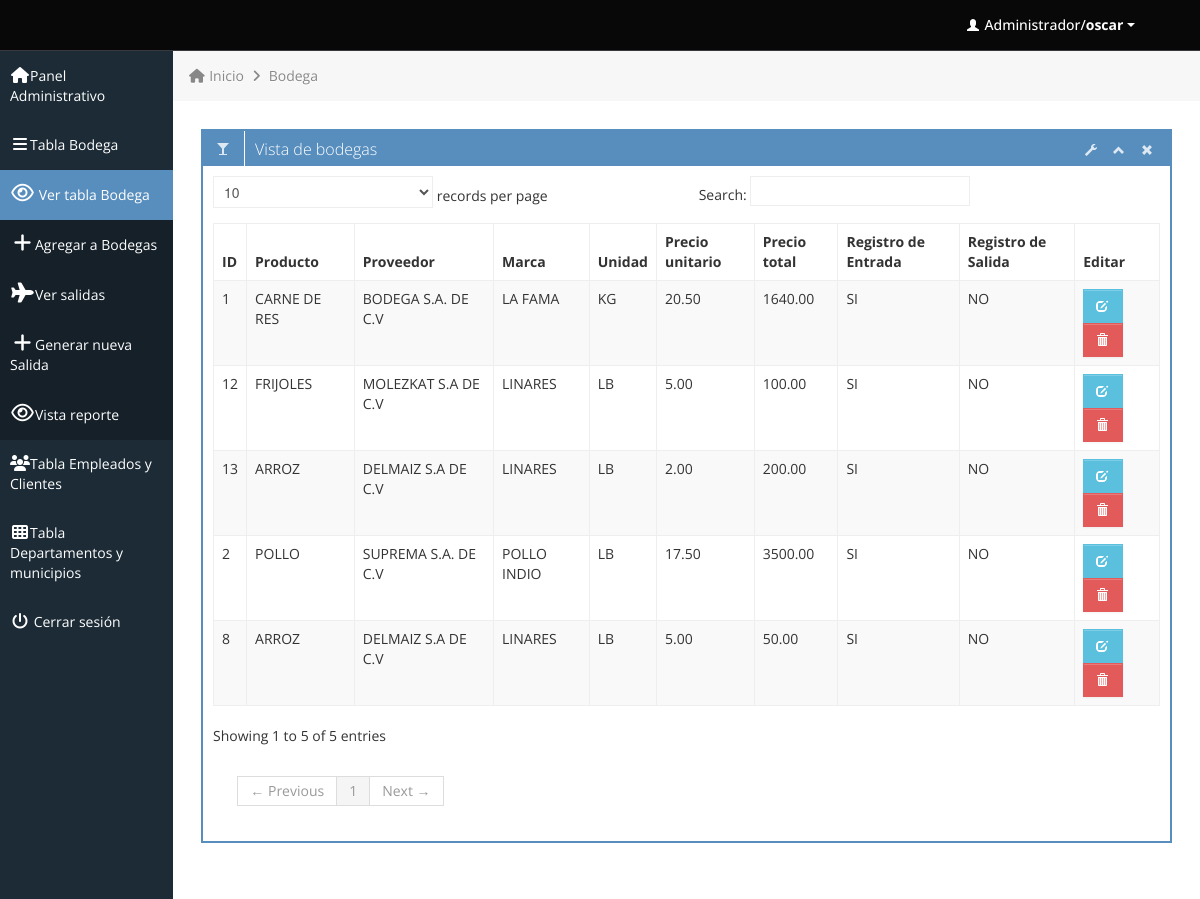
Page /users.php (signed in) on the committed database.
### tables this page shows
CREATE TABLE `bodegas` (
  `codigoBodega` int(11) NOT NULL,
  `idProducto` int(11) NOT NULL,
  `codigoProveedor` int(20) NOT NULL,
  `codigoMarca` int(20) NOT NULL,
  `unidad` varchar(45) DEFAULT NULL,
  `cantidad` int(11) DEFAULT NULL,
  `precioUnitario` decimal(10,2) DEFAULT NULL,
  `precioTotal` decimal(10,2) DEFAULT NULL,
  `Entrada` varchar(15) DEFAULT NULL,
  `Salida` varchar(15) DEFAULT NULL
);

CREATE TABLE `productos` (
  `idProducto` int(11) NOT NULL,
  `nombreProducto` varchar(30) NOT NULL,
  `descripcion` varchar(20) DEFAULT NULL,
  `codigoProveedor` int(11) DEFAULT NULL
);

CREATE TABLE `proveedores` (
  `codigoProveedor` int(11) NOT NULL,
  `nombre` varchar(30) DEFAULT NULL,
  `razonSocial` varchar(30) DEFAULT NULL,
  `direccion` varchar(50) DEFAULT NULL,
  `telefono` varchar(20) DEFAULT NULL,
  `email` varchar(50) DEFAULT NULL,
  `rfc` varchar(50) DEFAULT NULL,
  `codigoMarca` int(11) DEFAULT NULL
);

CREATE TABLE `marcas` (
  `codigoMarca` int(11) NOT NULL,
  `marca` varchar(20) DEFAULT NULL,
  `descripcion` varchar(20) DEFAULT NULL
);

### users.php (the view, shortened to what this page needs)
<div class="row-fluid sortable">
	<div class="box span12">
		<div class="box-header" data-original-title>
			<h2><i class="halflings-icon white "></i><span class="break"></span>Vista de bodegas</h2>
			<div class="box-icon">
				<a href="#" class="btn-setting"><i class="halflings-icon white wrench"></i></a>
				<a href="#" class="btn-minimize"><i class="halflings-icon white chevron-up"></i></a>
				<a href="#" class="btn-close"><i class="halflings-icon white remove"></i></a>
			</div>
		</div>
		<div class="box-content">
			<table class="table table-striped table-bordered bootstrap-datatable datatable">
			  <thead>
				  <tr>
					  <th>ID</th>
					  <th>Producto</th>
					  <th>Proveedor</th>
					  <th>Marca</th>
					    <th>Unidad</th>
					      <th>Precio unitario</th>
					        <th>Precio total</th>
					          <th>Registro de Entrada</th>
					            <th>Registro de Salida</th>
					              <th>Editar</th>
				  </tr>
			  </thead>
			  <tbody>
				<?php
					$sql = "SELECT b.codigoBodega, p.nombreProducto, pro.razonSocial, m.marca, b.unidad, b.precioUnitario, b.precioTotal,  b.Entrada, b.Salida FROM productos p, proveedores pro, marcas m, bodegas b WHERE b.idProducto = p.idProducto and b.codigoProveedor = pro.codigoProveedor AND b.codigoMarca = m.codigoMarca ";
					$result=mysql_query($sql);
				while ($row=mysql_fetch_array($result))
				{ ?>
				<tr>
					<td><?php echo $row['codigoBodega']; ?></td>
					<td><?php echo $row['nombreProducto']; ?></td>
					<td><?php echo $row['razonSocial']; ?></td>
					<td><?php echo $row['marca']; ?></td>
					<td><?php echo $row['unidad']; ?></td>
					<td><?php echo $row['precioUnitario']; ?></td>
					<td><?php echo $row['precioTotal']; ?></td>
					<td><?php echo $row['Entrada']; ?></td>
					<td><?php echo $row['Salida']; ?></td>
					<td class="center">
						<a class="btn btn-info" href="edit_data.php?uID=<?php echo $row['codigoBodega']; ?>">
							<i class="halflings-icon white edit"></i>
						</a>
						<a class="btn btn-danger" onclick="return confirmDel()" href="delete_data.php?delID=<?php echo $row['codigoBodega'];?>">
							<i class="halflings-icon white trash"></i>
						</a>
					</td>
				</tr>
				<?php
				   }
				?>
			  </tbody>
		  </table>
		</div>
	</div>
</div>

### css/style.css (style rules this page uses)
body { background: #F5F5F5; color: #333; border: none; font-family: 'Open Sans', sans-serif; font-weight: 400; }
a { color: #646464; }
h2 { font-size: 16px; line-height: 16px; }
.box { border: 2px solid #578EBE; background: #fff !important; margin-bottom: 28px; }
.box-header { height: 16px; font-size: 16px; line-height: 16px; padding: 10px; background: #578EBE; -webkit-box-shadow: none; -moz-box-shadow: none; box-shadow: none; overflow: hidden; }
.box-header h2 { float:left; margin-top: 0px; font-weight: 300; }
.box-header .box-icon, .box-header h2 { color:#fff; }
.box-header h2 i { margin: 0px 3px 0px 4px; opacity: .8; filter: alpha(opacity=80); -ms-filter:"progid:DXImageTransform.Microsoft.Alpha(Opacity=80)"; }
.box-header .box-icon { float:right; margin-top: 1px; }
.box-header .box-icon i { -webkit-transition: all 0.1s ease-in-out; -moz-transition: all 0.1s ease-in-out; -o-transition: all 0.1s ease-in-out; -ms-transition: all 0.1s ease-in-out; transition: all 0.1s ease-in-out; opacity: .8; filter: alpha(opacity=80); -ms-filter:"progid:DXImageTransform.Microsoft.Alpha(Opacity=80)"; }
.box-header .box-icon a { margin: 0px 5px; }
.box-content { position: relative; z-index: 50; margin-top: -1px; padding: 10px; background: #fff !important; }
.btn { display: inline-block; padding: 6px 12px; margin-bottom: 0; font-size: 14px; font-weight: 500; line-height: 20px; text-align: center; white-space: nowrap; vertical-align: middle; cursor: pointer; border: 1px solid #a7a9aa; -webkit-border-radius: 0px !important; border-radius: 0px !important; }
.btn i { margin-top: 2px; }
.btn { color: #ffffff; background-color: #a7a9aa; border-color: #a7a9aa; background-image: none; filter: none; text-shadow: none; }
.btn-danger { background-color: #E25A59; border-color: #E25A59; }
.btn-info { background-color: #5bc0de; border-color: #5bc0de; }
.table th, .table td { border-top: 1px solid #eee; }
.table-bordered { border-color: #eee; -webkit-border-radius: 0px !important; -moz-border-radius: 0px !important; border-radius: 0px !important; }
.table-bordered th, .table-bordered td { border-left: 1px solid #eee; }
.table-bordered thead:first-child tr:first-child > th:first-child, .table-bordered tbody:first-child tr:first-child > td:first-child, .table-bordered tbody:first-child tr:first-child > th:first-child { -webkit-border-radius: 0px !important; -moz-border-radius: 0px !important; border-radius: 0px !important; }
.table-bordered thead:first-child tr:first-child > th:last-child, .table-bordered tbody:first-child tr:first-child > td:last-child, .table-bordered tbody:first-child tr:first-child > th:last-child { -webkit-border-radius: 0px !important; -moz-border-radius: 0px !important; border-radius: 0px !important; }
.table-bordered thead:last-child tr:last-child > th:first-child, .table-bordered tbody:last-child tr:last-child > td:first-child, .table-bordered tbody:last-child tr:last-child > th:first-child, .table-bordered tfoot:last-child tr:last-child > td:first-child, .table-bordered tfoot:last-child tr:last-child > th:first-child { -webkit-border-radius: 0px !important; -moz-border-radius: 0px !important; border-radius: 0px !important; }
.table-bordered thead:last-child tr:last-child > th:last-child, .table-bordered tbody:last-child tr:last-child > td:last-child, .table-bordered tbody:last-child tr:last-child > th:last-child, .table-bordered tfoot:last-child tr:last-child > td:last-child, .table-bordered tfoot:last-child tr:last-child > th:last-child { -webkit-border-radius: 0px !important; -moz-border-radius: 0px !important; border-radius: 0px !important; }

### css/halflings.css (style rules this page uses)
html, html .halflings { -webkit-font-smoothing: antialiased !important; }
.halflings-icon { display: inline-block; width: 14px; height: 14px; line-height: 14px; vertical-align: text-top; background-image: url(../img/glyphicons_halflings.svg); background-position: 0 0; background-repeat: no-repeat; vertical-align: top; *display: inline; *zoom: 1; *margin-right: .3em; }
.halflings-icon.white { background-image: url(../img/glyphicons_halflings-white.svg); }
.halflings-icon.remove { background-position: -312px 0; }
.halflings-icon.trash { background-position: -456px 0; }
.halflings-icon.edit { background-position: -96px -72px; }
.halflings-icon.chevron-up { background-position: -288px -120px; }
.halflings-icon.wrench { background-position: -360px -144px; }

### rows in the picture
bodegas: codigoBodega "1", idProducto.nombreProducto "CARNE DE RES", codigoProveedor.razonSocial "BODEGA S.A. DE C.V", codigoMarca.marca "LA FAMA", unidad "KG", precioUnitario "20.50", precioTotal "1640.00", Entrada "SI", Salida "NO"
bodegas: codigoBodega "2", idProducto.nombreProducto "POLLO", codigoProveedor.razonSocial "SUPREMA S.A. DE C.V", codigoMarca.marca "POLLO INDIO", unidad "LB", precioUnitario "17.50", precioTotal "3500.00", Entrada "SI", Salida "NO"
bodegas: codigoBodega "8", idProducto.nombreProducto "ARROZ", codigoProveedor.razonSocial "DELMAIZ S.A DE C.V", codigoMarca.marca "LINARES", unidad "LB", precioUnitario "5.00", precioTotal "50.00", Entrada "SI", Salida "NO"
bodegas: codigoBodega "12", idProducto.nombreProducto "FRIJOLES", codigoProveedor.razonSocial "MOLEZKAT S.A DE C.V", codigoMarca.marca "LINARES", unidad "LB", precioUnitario "5.00", precioTotal "100.00", Entrada "SI", Salida "NO"
bodegas: codigoBodega "13", idProducto.nombreProducto "ARROZ", codigoProveedor.razonSocial "DELMAIZ S.A DE C.V", codigoMarca.marca "LINARES", unidad "LB", precioUnitario "2.00", precioTotal "200.00", Entrada "SI", Salida "NO"

### other values in the picture
$_SESSION['user'] "oscar"
